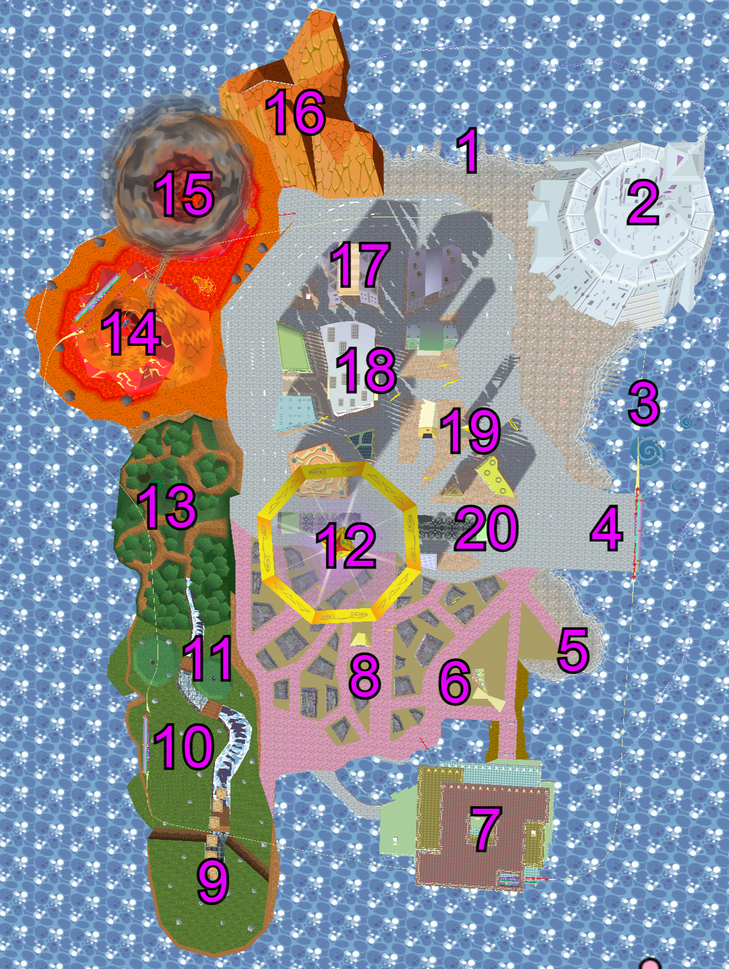
#> input picture images/Stadiums/city trial map with numbers.png, 729 x 969 px, shrunk from 1214 x 1614 before the run, found by its file name
$ python remove_numbers.py
#> lines starting #> are read from the running program, lines starting #| are printed output that depends on the picture; after the words box and inside, x2 and y2 are one past the last pixel; in counts of white or black regions, pixels touching at a corner belong together
from PIL import Image
import numpy as np

src = r"A:\Archipelago\Games\Kirby Air Ride\Pop-Tracker- Kirby Air Ride\images\Stadiums\city trial map with numbers.png"
dst = r"A:\Archipelago\Games\Kirby Air Ride\Pop-Tracker- Kirby Air Ride\images\maps\City Trial.png"
dst_pack = r"A:\Archipelago\poptracker_0-33-0_win64\poptracker\packs\Pop-Tracker- Kirby Air Ride\images\maps\City Trial.png"

img = Image.open(src).convert("RGB")
#> img is the input picture: PIL image 729x969 RGB; mean R, G, B 142.9, 144.5, 154.8
arr = np.array(img, dtype=np.float32)

R, G, B = arr[:,:,0], arr[:,:,1], arr[:,:,2]
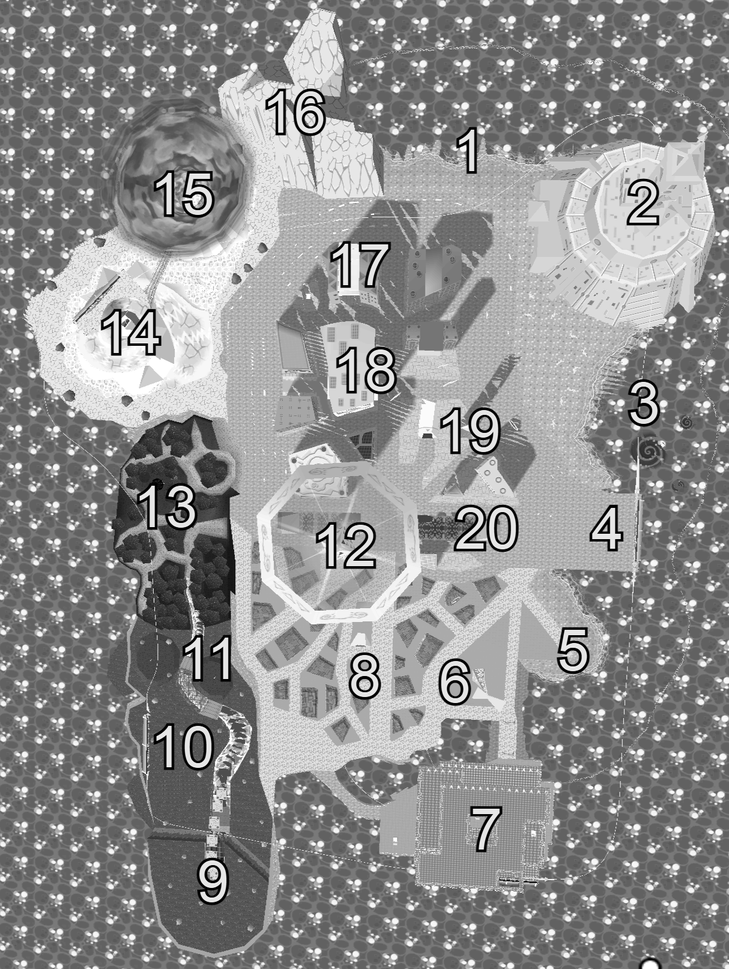
#> R: shape (969, 729) float32; min 0, max 255, mean 142.9
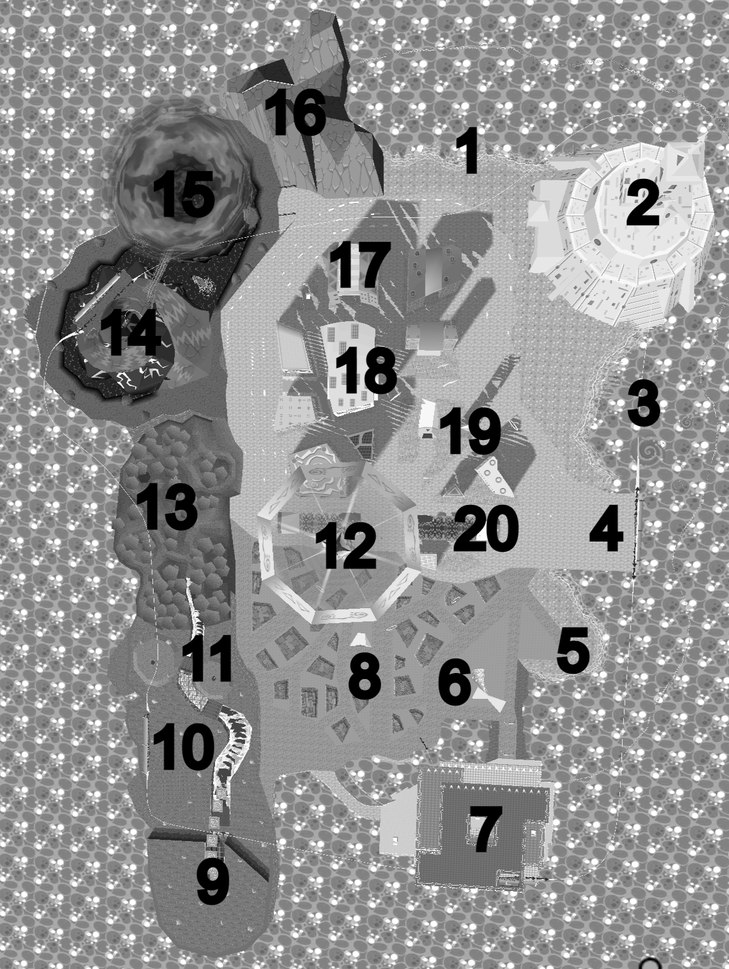
#> G: shape (969, 729) float32; min 0, max 255, mean 144.5
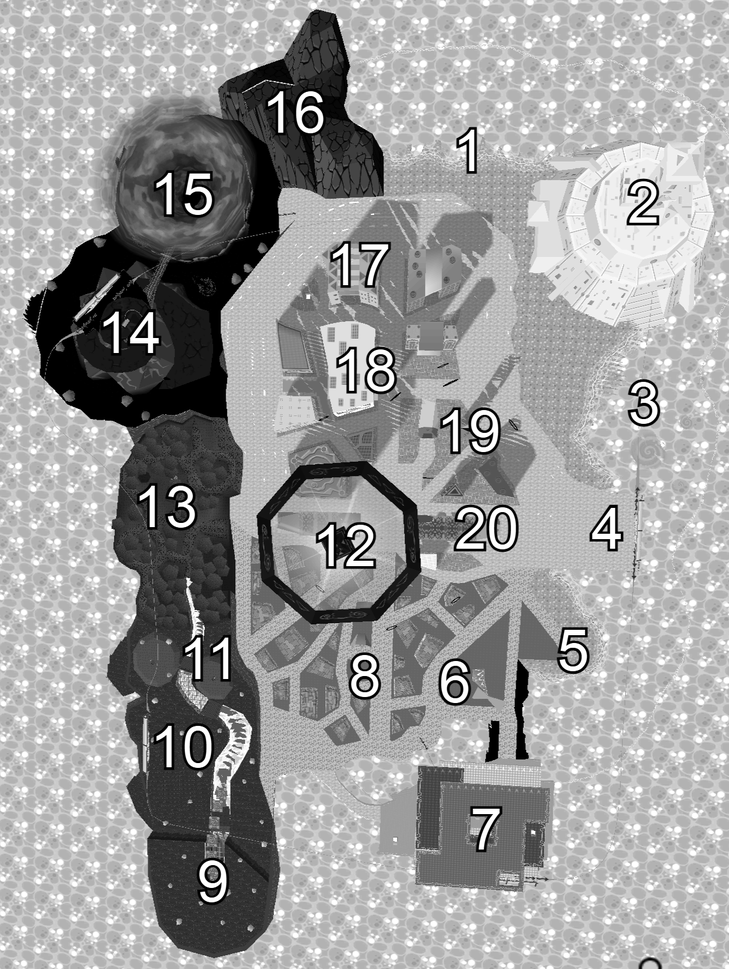
#> B: shape (969, 729) float32; min 0, max 255, mean 154.8

# Step 1: detect pink/magenta pixels
pink_mask = (R > 160) & (G < 100) & (B > 160)
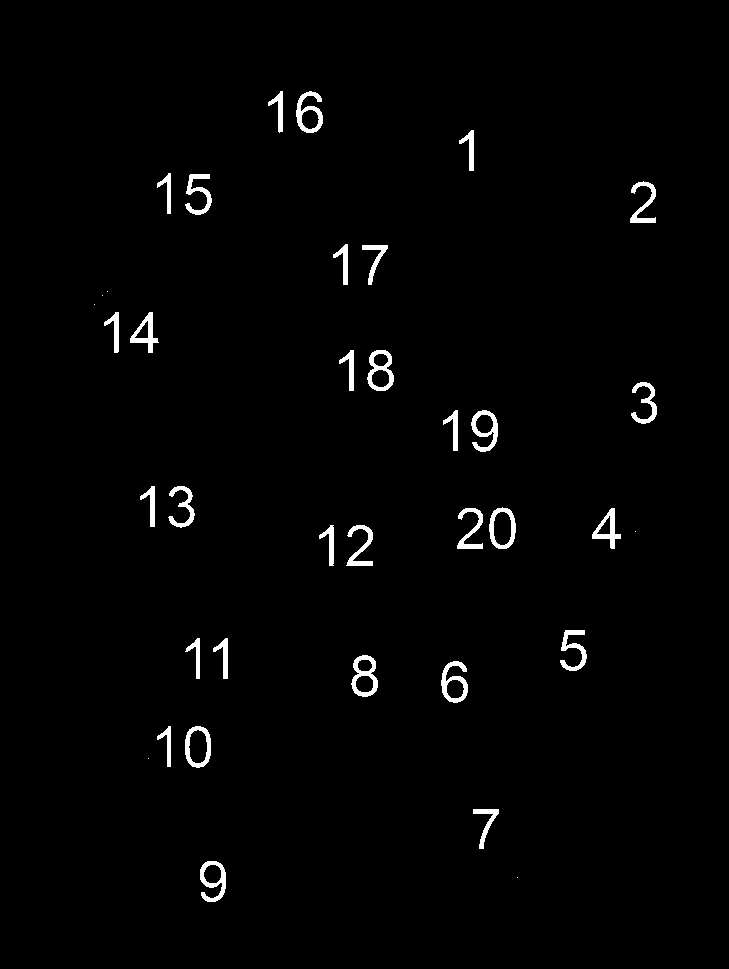
#> pink_mask: shape (969, 729) bool; 1.6% white; 37 white regions (6 under 20 px), largest, box (x1, y1, x2, y2) and area: (351, 655, 378, 697) 505, (296, 91, 323, 133) 495, (441, 661, 468, 703) 493

# Step 2: dilate pink mask to capture nearby shadows
# Manual dilation — expand mask outward by radius px
radius = 12
from PIL import ImageFilter
pink_img = Image.fromarray(pink_mask.astype(np.uint8) * 255)
dilated = pink_img.filter(ImageFilter.MaxFilter(size=radius * 2 + 1))
#> dilated: PIL image 729x969 L; 11.3% white; 21 white regions, largest, box (x1, y1, x2, y2) and area: (82, 279, 171, 365) 5410, (445, 495, 528, 561) 5267, (136, 714, 223, 780) 5099
dilated_mask = np.array(dilated) > 0

# Step 3: within dilated area, also catch dark shadow pixels
dark_pixels = (R < 80) & (G < 80) & (B < 80)
#> dark_pixels: shape (969, 729) bool; 2.3% white in thin lines or dots, all inside (x1, y1, x2, y2) = (51, 58, 662, 969)
shadow_mask = dilated_mask & dark_pixels
#> shadow_mask: shape (969, 729) bool; 1.8% white in thin lines or dots, all inside (x1, y1, x2, y2) = (101, 82, 660, 905)

# Step 4: combine pink + shadow into full removal mask
full_mask = pink_mask | shadow_mask
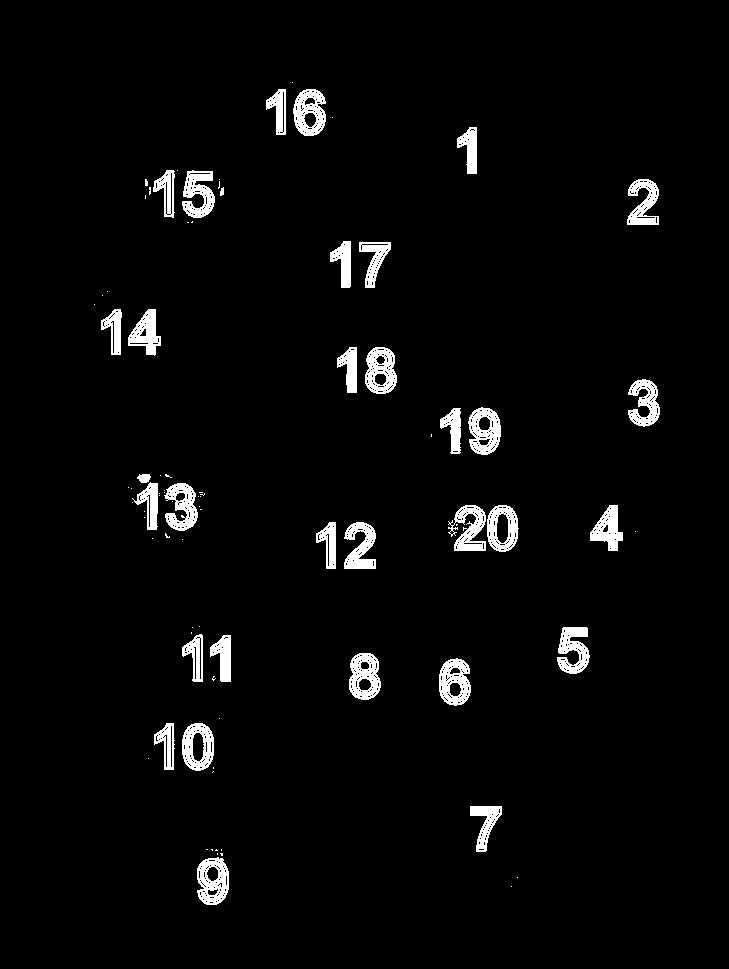
#> full_mask: shape (969, 729) bool; 3.4% white; 86 white regions (53 under 20 px), largest, box (x1, y1, x2, y2) and area: (197, 857, 229, 905) 1020, (468, 407, 501, 455) 1006, (293, 89, 326, 136) 999
print(f"Removing {full_mask.sum()} pixels (pink + shadows)")
#| Removing 24055 pixels (pink + shadows)

# Step 5: inpaint — replace masked pixels with avg of nearby unmasked pixels
result = arr.copy()
sample_radius = 10
ys, xs = np.where(full_mask)

for y, x in zip(ys, xs):
    y1, y2 = max(0, y - sample_radius), min(arr.shape[0], y + sample_radius)
    x1, x2 = max(0, x - sample_radius), min(arr.shape[1], x + sample_radius)
    patch = arr[y1:y2, x1:x2]
    patch_mask = full_mask[y1:y2, x1:x2]
    good_pixels = patch[~patch_mask]
    if len(good_pixels) > 0:
        result[y, x] = good_pixels.mean(axis=0)
#> this loop made 24055 passes
#> (y, x, y1, y2, x1, x2) on passes 1 to 3: (82, 292, 72, 92, 282, 302), (89, 278, 79, 99, 268, 288), (89, 279, 79, 99, 269, 289)
#> pass 1, `patch_mask = full_mask[y1:y2, x1:x2]`:
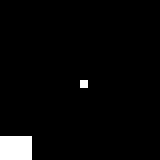
#> patch_mask: shape (20, 20) bool (shown 8 times larger); 3.2% white; 2 white regions (2 under 20 px)
#> after the loop:
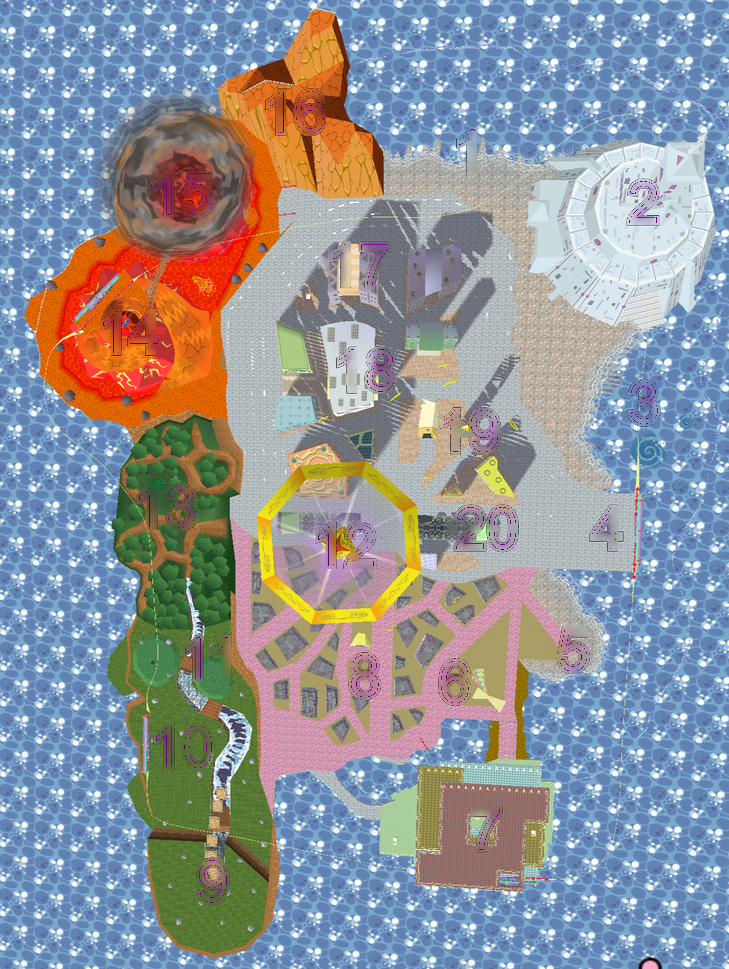
#> result: shape (969, 729, 3) float32; mean R, G, B 144, 148.4, 154.6

out = Image.fromarray(result.astype(np.uint8))
out.save(dst)
out.save(dst_pack)
print("Done!")
